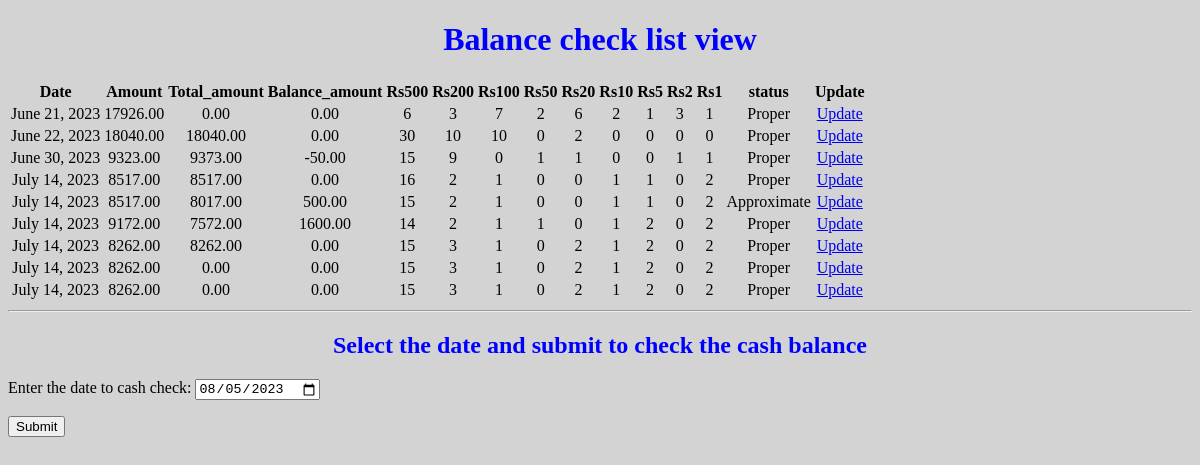
/balance_view/, run on an earlier commit of the app's database.
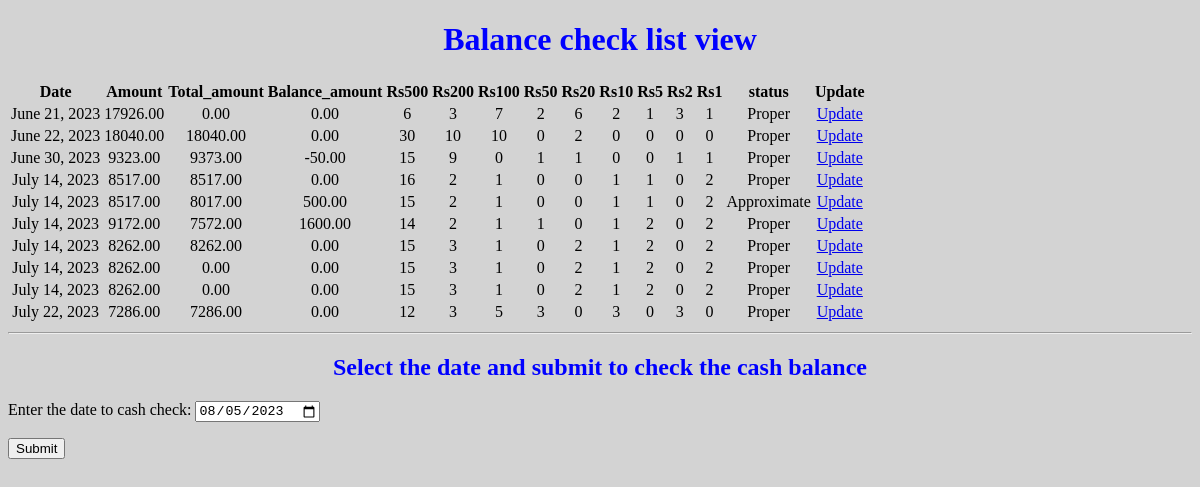
And on a later commit of the database.
### account_entry/models.py (models this page shows)
class balance_sheet(models.Model):
    date = models.DateField()
    amount = models.DecimalField(max_digits=10, decimal_places=2)
    rs500 = models.IntegerField()
    rs200 = models.IntegerField()
    rs100 = models.IntegerField()
    rs50 = models.IntegerField()
    rs20 = models.IntegerField()
    rs10 = models.IntegerField()
    rs5 = models.IntegerField()
    rs2 = models.IntegerField()
    rs1 = models.IntegerField()
    total_amount = models.DecimalField(max_digits=10, decimal_places=2, null=True)
    balance_amount = models.DecimalField(max_digits=10, decimal_places=2, null=True)
    status = models.CharField(max_length=50, blank=True)

### account_entry/views.py (the view)
# urls.py: path('balance_view/', views.balance_view),
def balance_view(request):
    balance_list = balance_sheet.objects.all().values()
    context = {"balance": balance_list}
    return render(request, "cash_balance_view.html", context)

### account_entry/templates/cash_balance_view.html (shortened to what this page needs)
<!DOCTYPE html>
<html>
<head>
{% load static %}
<link rel="stylesheet" href="{% static 'mystyle.css' %}">
</head>
<body>
<h1>Balance check list view</h1>
<table>
<tr>
<th>Date</th>
<th>Amount</th>
<th>Total_amount</th>
<th>Balance_amount</th>
<th>Rs500</th>
<th>Rs200</th>
<th>Rs100</th>
<th>Rs50</th>
<th>Rs20</th>
<th>Rs10</th>
<th>Rs5</th>
<th>Rs2</th>
<th>Rs1</th>
<th>status</th>
<th>Update</th>
</tr>
{% for x in balance %}
<tr>
<td>{{ x.date }}</td>
<td> {{ x.amount }}</td>
<td> {{ x.total_amount }}</td>
<td> {{ x.balance_amount }}</td>
<td> {{ x.rs500 }}</td>
<td> {{ x.rs200 }}</td>
<td> {{ x.rs100 }}</td>
<td> {{ x.rs50 }}</td>
<td> {{ x.rs20 }}</td>
<td> {{ x.rs10 }}</td>
<td> {{ x.rs5 }}</td>
<td> {{ x.rs2 }}</td>
<td> {{ x.rs1 }}</td>
<td> {{ x.status }}</td>
<td><a href="/balanceUpdate/{{ x.id }}/{{ x.date|date:"Y-m-d" }}">Update</a></td>
</tr>
{% endfor %}
</table>
<hr/>
<h2>Select the date and submit to check the cash balance</h2>
<form action="cash_check/" method="post">
<p>Enter the date to cash check: <input type="date" name="filter_date" value="{% now "Y-m-d" %}" placeholder="Select the date here:"></p>
<p><input type="submit" value="Submit"></p>
</form>
</body>
</html>

### account_entry/static/mystyle.css (style rules this page uses)
body { background-color: lightgrey; }
h1, h2 { text-align: center; color: blue; }
p { color: black; }
table { border-width: 2pt; align-self: center; align-content: center; border: black; border: 1pt; }
th, td { text-align: center; vertical-align: middle; }

What changed in the data, as far as the page shows it:
added balance_sheet: date "July 22, 2023", amount "7286.00", total_amount "7286.00", balance_amount "0.00", rs500 "12", rs200 "3", rs100 "5", rs50 "3", rs20 "0", rs10 "3", rs5 "0", rs2 "3", rs1 "0", status "Proper"
